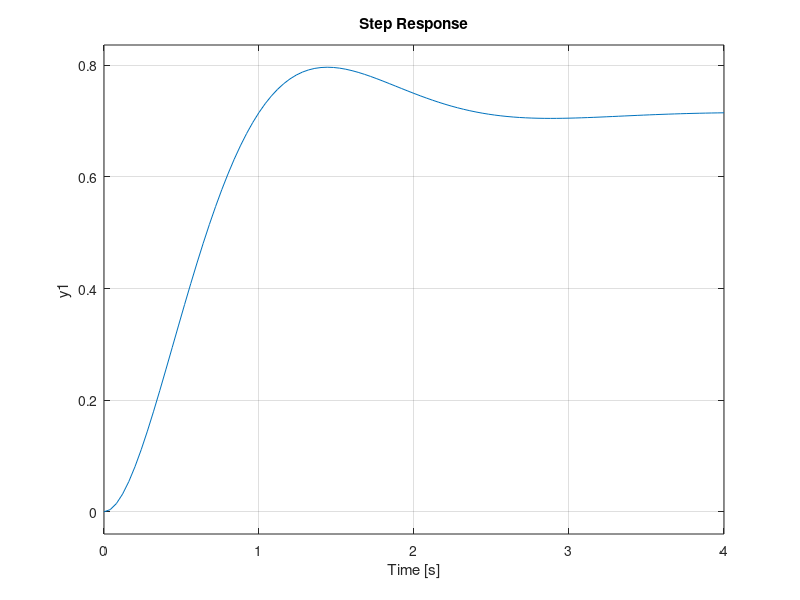

This chart was generated by the following MATLAB code:
% Transfer function
sys1 = tf([5],[1 3 7])

% State space model
sys2 = ss(sys1)

% Plot step response
step(sys1)
step(sys2)